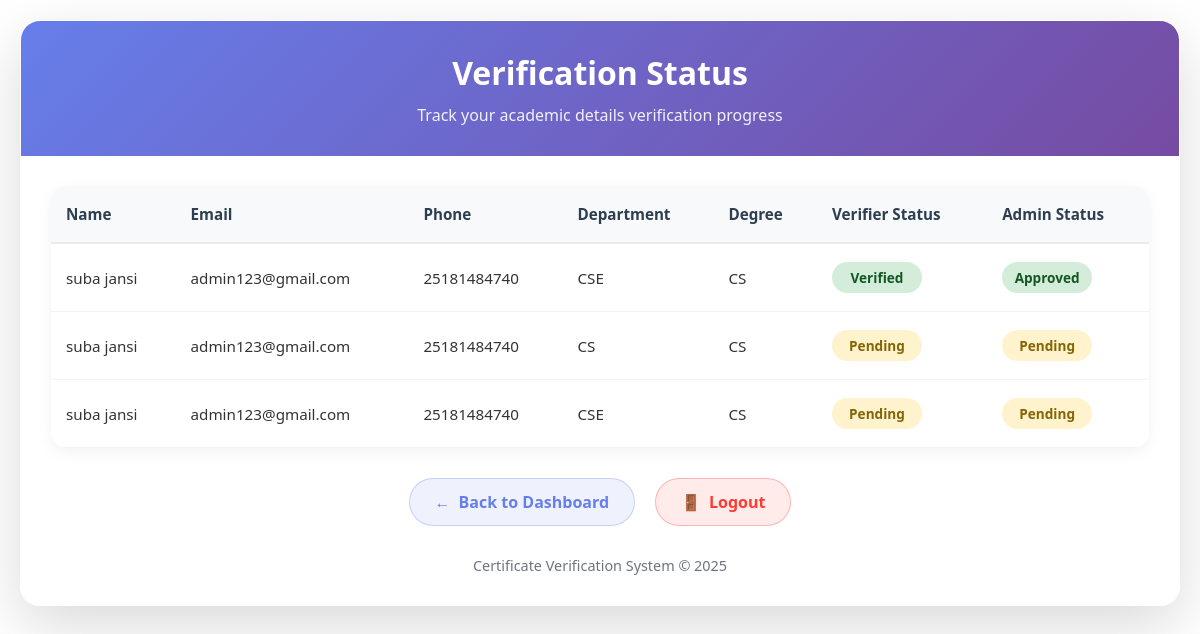
/view-status (signed in), run on the app's committed database.
### tables this page shows
CREATE TABLE certificates (
            id INTEGER PRIMARY KEY AUTOINCREMENT,
            student_id INTEGER NOT NULL,
            name TEXT NOT NULL,
            email TEXT NOT NULL,
            phone TEXT NOT NULL,
            department TEXT NOT NULL,
            degree TEXT NOT NULL,
            file_path TEXT,                     -- stores uploaded PDF/image path
            status TEXT DEFAULT 'Pending',
            admin_status TEXT DEFAULT 'Pending',
            FOREIGN KEY (student_id) REFERENCES students(id) ON DELETE CASCADE
        );

### app.py (the view)
@app.route('/view-status')
def view_status():
    if 'user' not in session:
        return redirect('/login?role=student')
    username = session['user']
    conn = sqlite3.connect('db.sqlite3')
    c = conn.cursor()
    c.execute("SELECT id FROM students WHERE username=?", (username,))
    student = c.fetchone()
    if not student:
        flash("Student not found.")
        return redirect('/dashboard')
    student_id = student[0]
    c.execute('''
        SELECT name, email, phone, department, degree, status, admin_status
        FROM certificates WHERE student_id=?
    ''', (student_id,))
    records = c.fetchall()
    conn.close()
    return render_template('view_status.html', records=records)

### templates/view_status.html (shortened to what this page needs)
<!DOCTYPE html>
<html>
<head>
</head>
<body>
    <div class="status-container">
        <div class="status-header">
            <h2>Verification Status</h2>
            <p class="status-subtitle">Track your academic details verification progress</p>
        </div>
        <div class="status-content">
            {% if records %}
                <div class="table-container">
                    <table>
                        <tr>
                            <th>Name</th>
                            <th>Email</th>
                            <th>Phone</th>
                            <th>Department</th>
                            <th>Degree</th>
                            <th>Verifier Status</th>
                            <th>Admin Status</th>
                        </tr>
                        {% for row in records %}
                        <tr>
                            <td>{{ row[0] }}</td>
                            <td>{{ row[1] }}</td>
                            <td>{{ row[2] }}</td>
                            <td>{{ row[3] }}</td>
                            <td>{{ row[4] }}</td>
                            <td>
                                {% if row[5] == 'Verified' %}
                                    <span class="status-badge status-verified">Verified</span>
                                {% elif row[5] == 'Rejected' %}
                                    <span class="status-badge status-rejected">Rejected</span>
                                {% else %}
                                    <span class="status-badge status-pending">Pending</span>
                                {% endif %}
                            </td>
                            <td>
                                {% if row[6] == 'Approved' %}
                                    <span class="status-badge status-approved">Approved</span>
                                {% elif row[6] == 'Rejected' %}
                                    <span class="status-badge status-rejected">Rejected</span>
                                {% else %}
                                    <span class="status-badge status-pending">Pending</span>
                                {% endif %}
                            </td>
                        </tr>
                        {% endfor %}
                    </table>
                </div>
            {% else %}
                <div class="no-records">
                    <div class="no-records-icon">📋</div>
                    <p>No academic details found.</p>
                    <a href="/submit-academic">Submit Your Details</a>
                </div>
            {% endif %}
            <div class="action-buttons">
                <a href="/dashboard" class="action-btn dashboard-btn">
                    <span>←</span> Back to Dashboard
                </a>
                <a href="/logout" class="action-btn logout-btn">
                    <span>🚪</span> Logout
                </a>
            </div>
            <div class="status-footer">
                Certificate Verification System © 2025
            </div>
        </div>
    </div>
</body>
</html>

### templates/view_status.html (style rules this page uses)
* { margin: 0; padding: 0; box-sizing: border-box; font-family: 'Segoe UI', Tahoma, Geneva, Verdana, sans-serif; }
body { background-image: url('https://images.unsplash.com/photo-1434030216411-0b793f4b4173?ixlib=rb-4.0.3&ixid=M3wxMjA3fDB8MHxwaG90by1wYWdlfHx8fGVufDB8fHx8fA%3D%3D&auto=format&fit=crop&w=2070&q=80'); background-size: cover; background-position: center; background-attachment: fixed; min-height: 100vh; color: #333; padding: 20px; }
.status-container { max-width: 1200px; margin: 0 auto; background: rgba(255, 255, 255, 0.92); backdrop-filter: blur(15px); border-radius: 20px; box-shadow: 0 20px 60px rgba(0, 0, 0, 0.15); overflow: hidden; border: 1px solid rgba(255, 255, 255, 0.3); }
.status-header { background: linear-gradient(135deg, #667eea, #764ba2); color: white; padding: 30px; text-align: center; }
h2 { font-size: 2rem; font-weight: 600; margin-bottom: 10px; }
.status-subtitle { font-size: 1rem; opacity: 0.9; }
.status-content { padding: 30px; }
.table-container { background: white; border-radius: 15px; overflow: hidden; box-shadow: 0 5px 15px rgba(0, 0, 0, 0.05); margin-bottom: 30px; }
table { width: 100%; border-collapse: collapse; }
th { background: #f8f9fa; padding: 18px 15px; text-align: left; font-weight: 600; color: #2c3e50; font-size: 0.95rem; border-bottom: 2px solid #e9ecef; }
td { padding: 18px 15px; border-bottom: 1px solid #f1f3f5; font-size: 0.95rem; }
.status-badge { display: inline-block; padding: 6px 12px; border-radius: 20px; font-size: 0.85rem; font-weight: 600; text-align: center; min-width: 90px; }
.status-verified, .status-approved { background: #d4edda; color: #155724; }
.status-pending { background: #fff3cd; color: #856404; }
.action-buttons { display: flex; justify-content: center; gap: 20px; margin-top: 30px; }
.action-btn { padding: 12px 25px; border-radius: 30px; font-size: 1rem; font-weight: 600; text-decoration: none; transition: all 0.3s ease; display: flex; align-items: center; gap: 8px; }
.dashboard-btn { background: rgba(102, 126, 234, 0.1); color: #667eea; border: 1px solid rgba(102, 126, 234, 0.3); }
.logout-btn { background: rgba(255, 59, 48, 0.1); color: #ff3b30; border: 1px solid rgba(255, 59, 48, 0.3); }
.status-footer { text-align: center; margin-top: 30px; color: #6c757d; font-size: 0.9rem; }

### data on the page
certificates: name "suba jansi", email "admin123@gmail.com", phone "25181484740", department "CSE", degree "CS", status "Verified", admin_status "Approved"
certificates: name "suba jansi", email "admin123@gmail.com", phone "25181484740", department "CS", degree "CS", status "Pending", admin_status "Pending"
certificates: name "suba jansi", email "admin123@gmail.com", phone "25181484740", department "CSE", degree "CS", status "Pending", admin_status "Pending"
